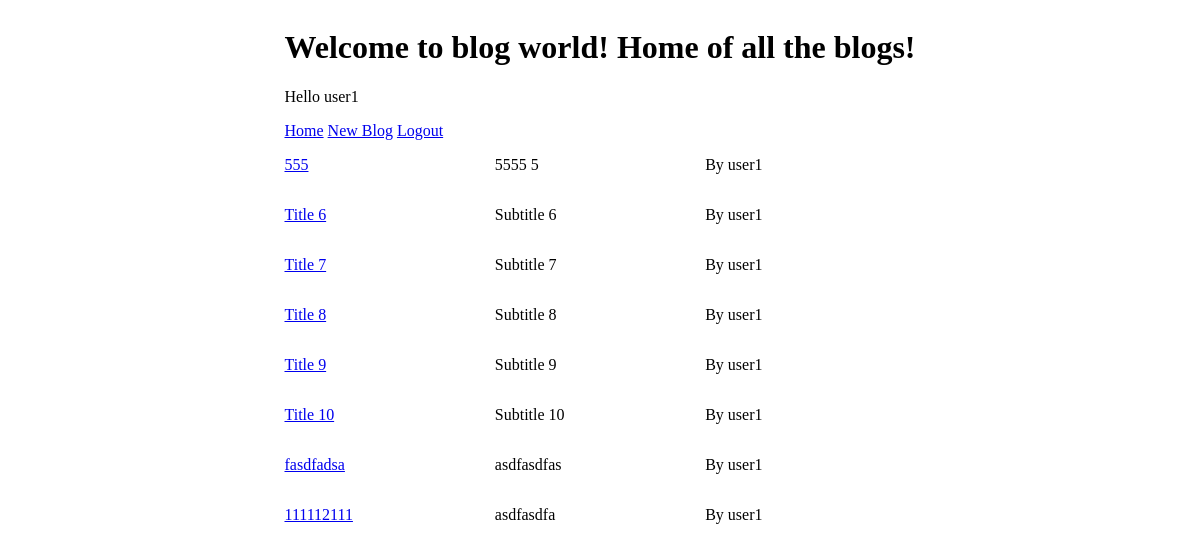
Screenshot of /profile/1 (signed in) with the database file from the repository.
### blog_api/models.py (models this page shows, shortened)
class User(db.Model):
   __tablename__="users"
   id: Mapped[int] = mapped_column(primary_key=True)
   username: Mapped[str]
   password: Mapped[str]
   blogs: Mapped[List["BlogPost"]] = relationship(back_populates="author")
   @property
   def is_authenticated(self):
      return current_user.id==self.id

class BlogPost(db.Model):
   __tablename__ = "blog_posts"
   id: Mapped[int] = mapped_column(primary_key=True)
   title: Mapped[str]
   subtitle: Mapped[Optional[str]]
   body: Mapped[str]
   created_at: Mapped[datetime] = mapped_column(server_default=func.now())
   updated_at: Mapped[datetime] = mapped_column(onupdate=lambda : datetime.now(timezone.utc), server_default=func.now())
   author_id: Mapped[int] = mapped_column(ForeignKey("users.id"))
   author: Mapped["User"] = relationship(back_populates="blogs")

### blog_api/api.py (the view)
@app.get("/profile/<int:user_id>")
@login_required
def get_profile(user_id):
    blogs = [{"id":blog.id, "title": blog.title, "subtitle": blog.subtitle, "body": blog.body, "created_at": blog.created_at, "author": blog.author.username} for blog in db.session.execute(db.select(BlogPost).filter(BlogPost.author_id==user_id)).scalars()]
    return render_template("./profile.html", blogs=blogs)

### blog_api/api.py (called while the page is built)
@login_manager.user_loader
def load_user(user_id):
    return User.query.filter(User.id==int(user_id)).one()

### blog_api/templates/profile.html
{% extends 'base.html' %}
{% block content %}
<h1>Welcome to blog world! Home of all the blogs!</h1>
<div>
    <p>Hello {{current_user.username}}</p>
    <a href="{{ url_for('list_blogs')}}">Home</a>
    <a href="{{ url_for('new_blog_form')}}">New Blog</a>
    <a href="{{ url_for('logout')}}">Logout</a>
</div>
<div id="blogs">
    {% if not blogs %}
    <p>Create a blog to see it here</p>
    {% else %}
    {% for blog in blogs %}
    <div class="blog-overview">
        <a href="{{ url_for( 'get_blog', blog_id=blog.id ) }}">
            <p>{{blog.title}}</p>
        </a>
        <p>{{blog.subtitle}}</p>
        <p>By {{blog.author}}</p>
    </div>
    {% endfor %}
    {% endif %}
</div>
{% endblock %}

### blog_api/static/main.css (style rules this page uses)
body { display: flex; flex-direction: column; align-items: center; }
.blog-overview { display: grid; grid-template-columns: repeat(3, 1fr); }

### rows the page displays
User: username "user1", author "user1" "user1" "user1" "user1" "user1" "user1" "user1" "user1"
BlogPost: title "555", subtitle "5555 5"
BlogPost: title "Title 6", subtitle "Subtitle 6"
BlogPost: title "Title 7", subtitle "Subtitle 7"
BlogPost: title "Title 8", subtitle "Subtitle 8"
BlogPost: title "Title 9", subtitle "Subtitle 9"
BlogPost: title "Title 10", subtitle "Subtitle 10"
BlogPost: title "fasdfadsa", subtitle "asdfasdfas"
BlogPost: title "111112111", subtitle "asdfasdfa"
